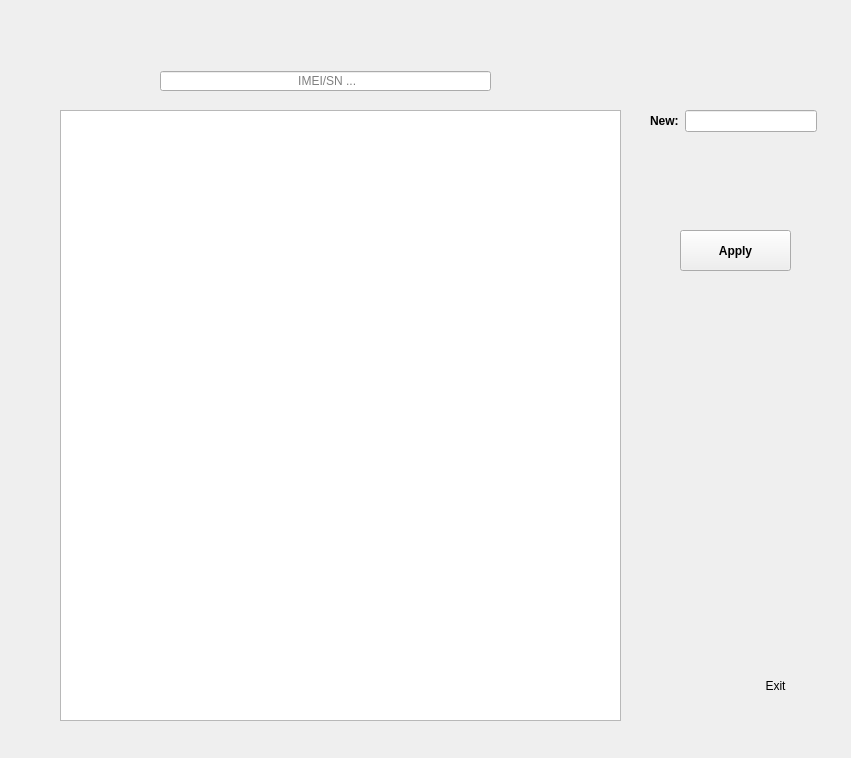
<?xml version="1.0" encoding="UTF-8"?>
<ui version="4.0">
 <class>ChangeForm</class>
 <widget class="QDialog" name="ChangeForm">
  <property name="geometry">
   <rect>
    <x>0</x>
    <y>0</y>
    <width>851</width>
    <height>758</height>
   </rect>
  </property>
  <property name="windowTitle">
   <string>Dialog</string>
  </property>
  <widget class="QTableView" name="view">
   <property name="geometry">
    <rect>
     <x>60</x>
     <y>110</y>
     <width>561</width>
     <height>611</height>
    </rect>
   </property>
  </widget>
  <widget class="QLineEdit" name="sn">
   <property name="geometry">
    <rect>
     <x>160</x>
     <y>71</y>
     <width>331</width>
     <height>20</height>
    </rect>
   </property>
   <property name="alignment">
    <set>Qt::AlignCenter</set>
   </property>
   <property name="placeholderText">
    <string> IMEI/SN ...</string>
   </property>
  </widget>
  <widget class="QPushButton" name="apply">
   <property name="geometry">
    <rect>
     <x>680</x>
     <y>230</y>
     <width>111</width>
     <height>41</height>
    </rect>
   </property>
   <property name="styleSheet">
    <string notr="true">font:bold; </string>
   </property>
   <property name="text">
    <string>Apply</string>
   </property>
   <property name="autoDefault">
    <bool>false</bool>
   </property>
   <property name="default">
    <bool>false</bool>
   </property>
  </widget>
  <widget class="QToolButton" name="exit">
   <property name="geometry">
    <rect>
     <x>730</x>
     <y>650</y>
     <width>91</width>
     <height>71</height>
    </rect>
   </property>
   <property name="text">
    <string>Exit</string>
   </property>
   <property name="icon">
    <iconset resource="../app/icons.qrc">
     <normaloff>:/exit</normaloff>:/exit</iconset>
   </property>
   <property name="iconSize">
    <size>
     <width>40</width>
     <height>40</height>
    </size>
   </property>
   <property name="toolButtonStyle">
    <enum>Qt::ToolButtonTextUnderIcon</enum>
   </property>
   <property name="autoRaise">
    <bool>true</bool>
   </property>
  </widget>
  <widget class="QWidget" name="">
   <property name="geometry">
    <rect>
     <x>650</x>
     <y>110</y>
     <width>167</width>
     <height>22</height>
    </rect>
   </property>
   <layout class="QHBoxLayout" name="horizontalLayout">
    <item>
     <widget class="QLabel" name="label">
      <property name="styleSheet">
       <string notr="true">font:bold;</string>
      </property>
      <property name="text">
       <string>New:</string>
      </property>
     </widget>
    </item>
    <item>
     <widget class="QLineEdit" name="new_">
      <property name="readOnly">
       <bool>false</bool>
      </property>
     </widget>
    </item>
   </layout>
  </widget>
 </widget>
 <resources>
  <include location="../app/icons.qrc"/>
 </resources>
 <connections>
  <connection>
   <sender>exit</sender>
   <signal>clicked()</signal>
   <receiver>ChangeForm</receiver>
   <slot>accept()</slot>
   <hints>
    <hint type="sourcelabel">
     <x>784</x>
     <y>670</y>
    </hint>
    <hint type="destinationlabel">
     <x>703</x>
     <y>530</y>
    </hint>
   </hints>
  </connection>
 </connections>
</ui>
